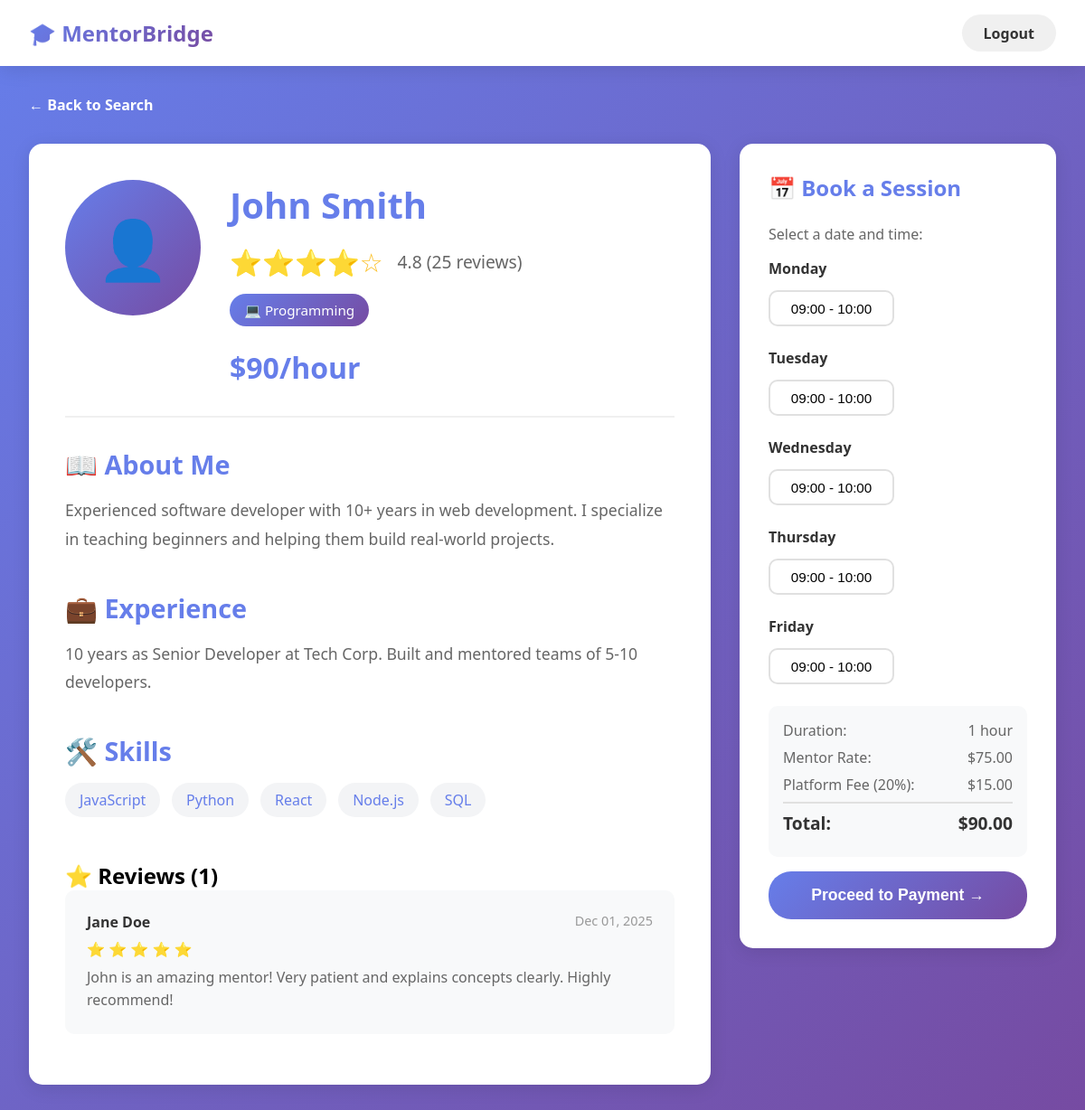
The app's page /metnor-detail.php?id=1 (signed in) with its own data.
### tables this page shows
CREATE TABLE mentor_profiles (
    id INT PRIMARY KEY AUTO_INCREMENT,
    user_id INT UNIQUE NOT NULL,
    full_name VARCHAR(255) NOT NULL,
    bio TEXT,
    skills TEXT,
    experience TEXT,
    profile_image VARCHAR(255),
    hourly_rate DECIMAL(10,2) DEFAULT 50.00,
    status ENUM('pending', 'approved', 'rejected') DEFAULT 'pending',
    average_rating DECIMAL(3,2) DEFAULT 0.00,
    total_reviews INT DEFAULT 0,
    created_at TIMESTAMP DEFAULT CURRENT_TIMESTAMP,
    updated_at TIMESTAMP DEFAULT CURRENT_TIMESTAMP ON UPDATE CURRENT_TIMESTAMP,
    FOREIGN KEY (user_id) REFERENCES users(id) ON DELETE CASCADE,
    INDEX idx_status (status),
    INDEX idx_rating (average_rating),
    INDEX idx_user (user_id)
);

CREATE TABLE feedback (
    id INT PRIMARY KEY AUTO_INCREMENT,
    session_id INT NOT NULL,
    rating INT NOT NULL CHECK (rating >= 1 AND rating <= 5),
    comment TEXT,
    created_at TIMESTAMP DEFAULT CURRENT_TIMESTAMP,
    FOREIGN KEY (session_id) REFERENCES sessions(id) ON DELETE CASCADE,
    INDEX idx_session (session_id),
    INDEX idx_rating (rating)
);

CREATE TABLE mentee_profiles (
    id INT PRIMARY KEY AUTO_INCREMENT,
    user_id INT UNIQUE NOT NULL,
    full_name VARCHAR(255) NOT NULL,
    interests TEXT,
    profile_image VARCHAR(255),
    created_at TIMESTAMP DEFAULT CURRENT_TIMESTAMP,
    FOREIGN KEY (user_id) REFERENCES users(id) ON DELETE CASCADE,
    INDEX idx_user (user_id)
);

### metnor-detail.php (the view, shortened to what this page needs)
<?php
$mysqli = getDB();
$mentor_id = intval($_GET['id'] ?? 0);
$stmt = $mysqli->prepare("
    SELECT mp.*,
           GROUP_CONCAT(DISTINCT c.name) as category_names,
           GROUP_CONCAT(DISTINCT c.icon) as category_icons
    FROM mentor_profiles mp
    LEFT JOIN mentor_categories mc ON mp.id = mc.mentor_id
    LEFT JOIN categories c ON mc.category_id = c.id
    WHERE mp.id = ? AND mp.status = 'approved'
    GROUP BY mp.id
");
$stmt->bind_param("i", $mentor_id);
$stmt->execute();
$result = $stmt->get_result();
$mentor = $result->fetch_assoc();
$stmt = $mysqli->prepare("
    SELECT f.*, mp.full_name as mentee_name, s.scheduled_at
    FROM feedback f
    JOIN sessions s ON f.session_id = s.id
    JOIN mentee_profiles mp ON s.mentee_id = mp.id
    WHERE s.mentor_id = ?
    ORDER BY f.created_at DESC
    LIMIT 10
");
$stmt->bind_param("i", $mentor_id);
$stmt->execute();
$result = $stmt->get_result();
$reviews = $result->fetch_all(MYSQLI_ASSOC);
$stmt = $mysqli->prepare("
    SELECT day_of_week, TIME_FORMAT(time_slot, '%H:%i') as time_slot
    FROM mentor_availability
    WHERE mentor_id = ? AND is_available = 1
    ORDER BY FIELD(day_of_week, 'Monday', 'Tuesday', 'Wednesday', 'Thursday', 'Friday', 'Saturday', 'Sunday'), time_slot
");
$stmt->bind_param("i", $mentor_id);
$stmt->execute();
$result = $stmt->get_result();
$availability = $result->fetch_all(MYSQLI_ASSOC);
$available_times = [];
foreach ($availability as $slot) {
    $available_times[$slot['day_of_week']][] = $slot['time_slot'];
}
?>
<!DOCTYPE html>
<html lang="en">
<head>
</head>
<body>
    <nav class="nav-bar">
        <div class="logo">🎓 MentorBridge</div>
        <div>
            <a href="logout.php" class="btn btn-secondary">Logout</a>
        </div>
    </nav>
    <div class="container">
        <a href="mentee-dashboard.php" class="back-link">← Back to Search</a>
        <div class="profile-container">
            <div class="profile-main">
                <div class="profile-header">
                    <div class="profile-avatar">
                        <?php if ($mentor['profile_image']): ?>
                            <img src="<?php echo htmlspecialchars($mentor['profile_image']); ?>" alt="<?php echo htmlspecialchars($mentor['full_name']); ?>">
                        <?php else: ?>
                            👤
                        <?php endif; ?>
                    </div>
                    <div class="profile-info">
                        <h1><?php echo htmlspecialchars($mentor['full_name']); ?></h1>
                        <div class="rating-large">
                            <span class="stars-large">
                                <?php
                                $rating = $mentor['average_rating'];
                                for ($i = 1; $i <= 5; $i++) {
                                    echo $i <= $rating ? '⭐' : '☆';
                                }
                                ?>
                            </span>
                            <span class="rating-text-large">
                                <?php echo number_format($mentor['average_rating'], 1); ?>
                                (<?php echo $mentor['total_reviews']; ?> reviews)
                            </span>
                        </div>
                        <div class="category-badges">
                            <?php
                            if (!empty($mentor['category_names'])) {
                                $cat_names = explode(',', $mentor['category_names']);
                                $cat_icons = !empty($mentor['category_icons']) ? explode(',', $mentor['category_icons']) : [];
                                for ($i = 0; $i < count($cat_names); $i++):
                                    $icon = $cat_icons[$i] ?? '📚';
                            ?>
                                <span class="category-badge">
                                    <?php echo $icon . ' ' . trim($cat_names[$i]); ?>
                                </span>
                            <?php
                                endfor;
                            }
                            ?>
                        </div>
                        <div class="hourly-rate-large">
                            $<?php echo number_format($mentor['hourly_rate'] * 1.20, 0); ?>/hour
                        </div>
                    </div>
                </div>
                <div class="section">
                    <h2>📖 About Me</h2>
                    <div class="section-content">
                        <?php echo nl2br(htmlspecialchars($mentor['bio'])); ?>
                    </div>
                </div>
                <div class="section">
                    <h2>💼 Experience</h2>
                    <div class="section-content">
                        <?php echo nl2br(htmlspecialchars($mentor['experience'])); ?>
                    </div>
                </div>
                <div class="section">
                    <h2>🛠️ Skills</h2>
                    <div class="skills-list">
                        <?php
                        $skills = explode(',', $mentor['skills']);
                        foreach ($skills as $skill):
                        ?>
                            <span class="skill-tag"><?php echo trim(htmlspecialchars($skill)); ?></span>
                        <?php endforeach; ?>
                    </div>
                </div>
                <div class="reviews-section">
                    <h2>⭐ Reviews (<?php echo count($reviews); ?>)</h2>
                    <?php if (empty($reviews)): ?>
                        <p style="color: #666;">No reviews yet. Be the first to book and review!</p>
                    <?php else: ?>
                        <?php foreach ($reviews as $review): ?>
                            <div class="review-card">
                                <div class="review-header">
                                    <span class="reviewer-name"><?php echo htmlspecialchars($review['mentee_name']); ?></span>
                                    <span class="review-date"><?php echo date('M d, Y', strtotime($review['created_at'])); ?></span>
                                </div>
                                <div class="review-stars">
                                    <?php for ($i = 1; $i <= 5; $i++): ?>
                                        <?php echo $i <= $review['rating'] ? '⭐' : '☆'; ?>
                                    <?php endfor; ?>
                                </div>
                                <div class="review-text">
                                    <?php echo htmlspecialchars($review['comment']); ?>
                                </div>
                            </div>
                        <?php endforeach; ?>
                    <?php endif; ?>
                </div>
            </div>
            <div class="booking-sidebar">
                <h3>📅 Book a Session</h3>
                <form method="POST" action="book-session.php">
                    <div class="time-slots">
                        <p style="color: #666; margin-bottom: 1rem;">Select a date and time:</p>
                        <?php if (empty($available_times)): ?>
                            <div style="text-align: center; padding: 2rem; color: #999;">
                                <div style="font-size: 3rem; margin-bottom: 1rem;">📅</div>
                                <p>No available time slots at the moment.</p>
                                <p style="font-size: 0.9rem; margin-top: 0.5rem;">Please check back later.</p>
                            </div>
                        <?php else: ?>
                            <?php foreach ($available_times as $day => $times): ?>
                                <div class="day-section">
                                    <div class="day-name"><?php echo $day; ?></div>
                                    <div class="time-buttons">
                                        <?php foreach ($times as $time):
                                            $end_hour = intval(substr($time, 0, 2)) + 1;
                                            $end_time = str_pad($end_hour, 2, '0', STR_PAD_LEFT) . substr($time, 2);
                                        ?>
                                            <button type="button" class="time-btn" onclick="selectTime(this, '<?php echo $day; ?>', '<?php echo $time; ?>')">
                                                <?php echo $time . ' - ' . $end_time; ?>
                                            </button>
                                        <?php endforeach; ?>
                                    </div>
                                </div>
                            <?php endforeach; ?>
                        <?php endif; ?>
                    </div>
                    <div class="booking-summary">
                        <div class="summary-row">
                            <span>Duration:</span>
                            <span>1 hour</span>
                        </div>
                        <div class="summary-row">
                            <span>Mentor Rate:</span>
                            <span>$<?php echo number_format($mentor['hourly_rate'], 2); ?></span>
                        </div>
                        <div class="summary-row">
                            <span>Platform Fee (20%):</span>
                            <span>$<?php echo number_format($mentor['hourly_rate'] * 0.20, 2); ?></span>
                        </div>
                        <div class="summary-row total">
                            <span>Total:</span>
                            <span>$<?php echo number_format($mentor['hourly_rate'] * 1.20, 2); ?></span>
                        </div>
                    </div>
                    <button type="submit" class="btn btn-primary" style="width: 100%; padding: 1rem; font-size: 1.1rem;">
                        Proceed to Payment →
                    </button>
                </form>
            </div>
        </div>
    </div>
</body>
</html>

### metnor-detail.php (style rules this page uses)
* { margin: 0; padding: 0; box-sizing: border-box; }
body { font-family: 'Segoe UI', Tahoma, Geneva, Verdana, sans-serif; background: linear-gradient(135deg, #667eea 0%, #764ba2 100%); min-height: 100vh; }
.nav-bar { background: white; padding: 1rem 2rem; display: flex; justify-content: space-between; align-items: center; box-shadow: 0 4px 20px rgba(0,0,0,0.1); }
.logo { font-size: 1.5rem; font-weight: bold; background: linear-gradient(135deg, #667eea, #764ba2); -webkit-background-clip: text; -webkit-text-fill-color: transparent; }
.btn { padding: 0.6rem 1.5rem; border: none; border-radius: 25px; cursor: pointer; font-weight: 600; text-decoration: none; display: inline-block; transition: all 0.3s ease; }
.btn-secondary { background: #f0f0f0; color: #333; }
.btn-primary { background: linear-gradient(135deg, #667eea, #764ba2); color: white; }
.container { max-width: 1200px; margin: 0 auto; padding: 2rem; }
.back-link { color: white; text-decoration: none; display: inline-flex; align-items: center; gap: 0.5rem; margin-bottom: 2rem; font-weight: 600; }
.profile-container { display: grid; grid-template-columns: 1fr 350px; gap: 2rem; }
.profile-main { background: white; border-radius: 15px; padding: 2.5rem; box-shadow: 0 4px 20px rgba(0,0,0,0.1); }
.profile-header { display: flex; gap: 2rem; margin-bottom: 2rem; padding-bottom: 2rem; border-bottom: 2px solid #f0f0f0; }
.profile-avatar { width: 150px; height: 150px; border-radius: 50%; background: linear-gradient(135deg, #667eea, #764ba2); display: flex; align-items: center; justify-content: center; font-size: 4rem; color: white; flex-shrink: 0; }
.profile-info h1 { font-size: 2.5rem; color: #667eea; margin-bottom: 1rem; }
.rating-large { display: flex; align-items: center; gap: 1rem; margin-bottom: 1rem; }
.stars-large { font-size: 1.8rem; color: #fbbf24; }
.rating-text-large { font-size: 1.2rem; color: #666; }
.category-badges { display: flex; gap: 0.8rem; flex-wrap: wrap; margin-bottom: 1.5rem; }
.category-badge { background: linear-gradient(135deg, #667eea, #764ba2); color: white; padding: 0.5rem 1rem; border-radius: 20px; font-size: 0.95rem; }
.hourly-rate-large { font-size: 2rem; font-weight: bold; color: #667eea; }
.section { margin-bottom: 2.5rem; }
.section h2 { color: #667eea; font-size: 1.8rem; margin-bottom: 1rem; }
.section-content { color: #666; line-height: 1.8; font-size: 1.1rem; }
.skills-list { display: flex; gap: 0.8rem; flex-wrap: wrap; }
.skill-tag { background: #f3f4f6; color: #667eea; padding: 0.5rem 1rem; border-radius: 20px; }
.reviews-section { margin-top: 3rem; }
.review-card { background: #f8f9fa; padding: 1.5rem; border-radius: 10px; margin-bottom: 1rem; }
.review-header { display: flex; justify-content: space-between; margin-bottom: 0.5rem; }
.reviewer-name { font-weight: 600; color: #333; }
.review-date { color: #999; font-size: 0.9rem; }
.review-stars { color: #fbbf24; margin-bottom: 0.5rem; }
.review-text { color: #666; line-height: 1.6; }
.booking-sidebar { background: white; border-radius: 15px; padding: 2rem; box-shadow: 0 4px 20px rgba(0,0,0,0.1); position: sticky; top: 2rem; height: fit-content; }
.booking-sidebar h3 { color: #667eea; margin-bottom: 1.5rem; font-size: 1.5rem; }
.time-slots { margin-bottom: 1.5rem; }
.day-section { margin-bottom: 1.5rem; }
.day-name { font-weight: 600; color: #333; margin-bottom: 0.8rem; }
.time-buttons { display: grid; grid-template-columns: 1fr 1fr; gap: 0.5rem; }
.time-btn { padding: 0.6rem; border: 2px solid #e0e0e0; border-radius: 10px; background: white; cursor: pointer; transition: all 0.3s ease; font-size: 0.95rem; }
.booking-summary { background: #f8f9fa; padding: 1rem; border-radius: 10px; margin-bottom: 1rem; }
.summary-row { display: flex; justify-content: space-between; margin-bottom: 0.5rem; color: #666; }
.summary-row.total { font-weight: bold; color: #333; font-size: 1.2rem; padding-top: 0.5rem; border-top: 2px solid #e0e0e0; }

### records on screen
mentor_profiles: full_name "John Smith", average_rating "4.8", total_reviews "25", icon "💻", i "Programming", $mentor['hourly_rate']*1.20 "90", bio "Experienced software developer with 10+ years in web development. I specialize in teaching beginners and helping them build real-world projects.", experience "10 years as Senior Developer at Tech Corp. Built and mentored teams of 5-10 developers.", skills "JavaScript", skills "Python", skills "React", skills "Node.js", skills "SQL", hourly_rate "75.00", $mentor['hourly_rate']*0.20 "15.00", $mentor['hourly_rate']*1.20 "90.00"
feedback: mentee_profiles.full_name "Jane Doe", created_at "Dec 01, 2025", rating 5 (drawn), comment "John is an amazing mentor! Very patient and explains concepts clearly. Highly recommend!"

### other values on screen
count($reviews) "1"
$day "Monday"
$time "09:00"
$end_time "10:00"
$day "Tuesday"
$day "Wednesday"
$day "Thursday"
$day "Friday"
